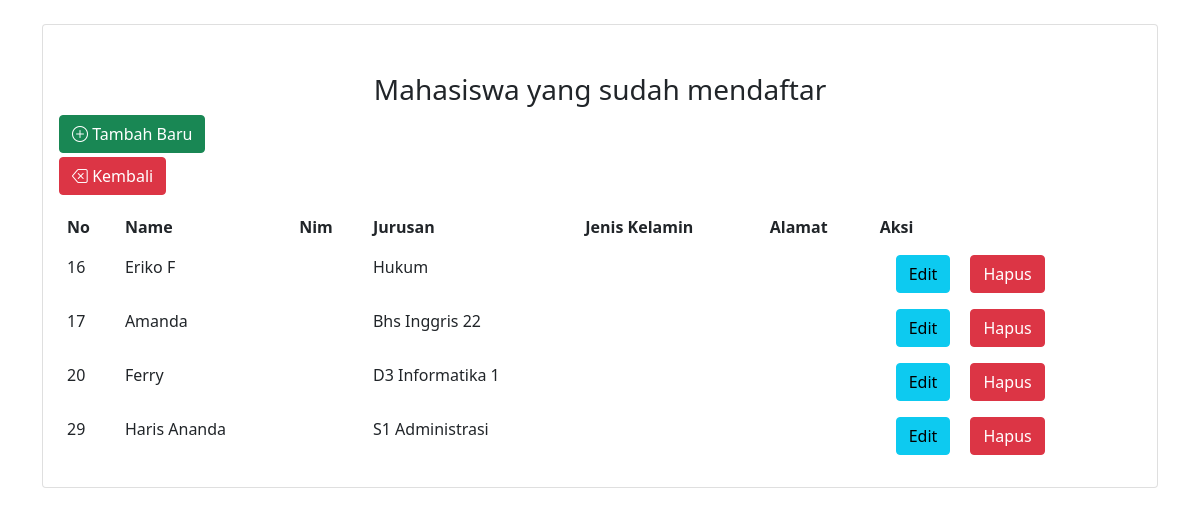
/list.php, run on an earlier commit of the app's database.
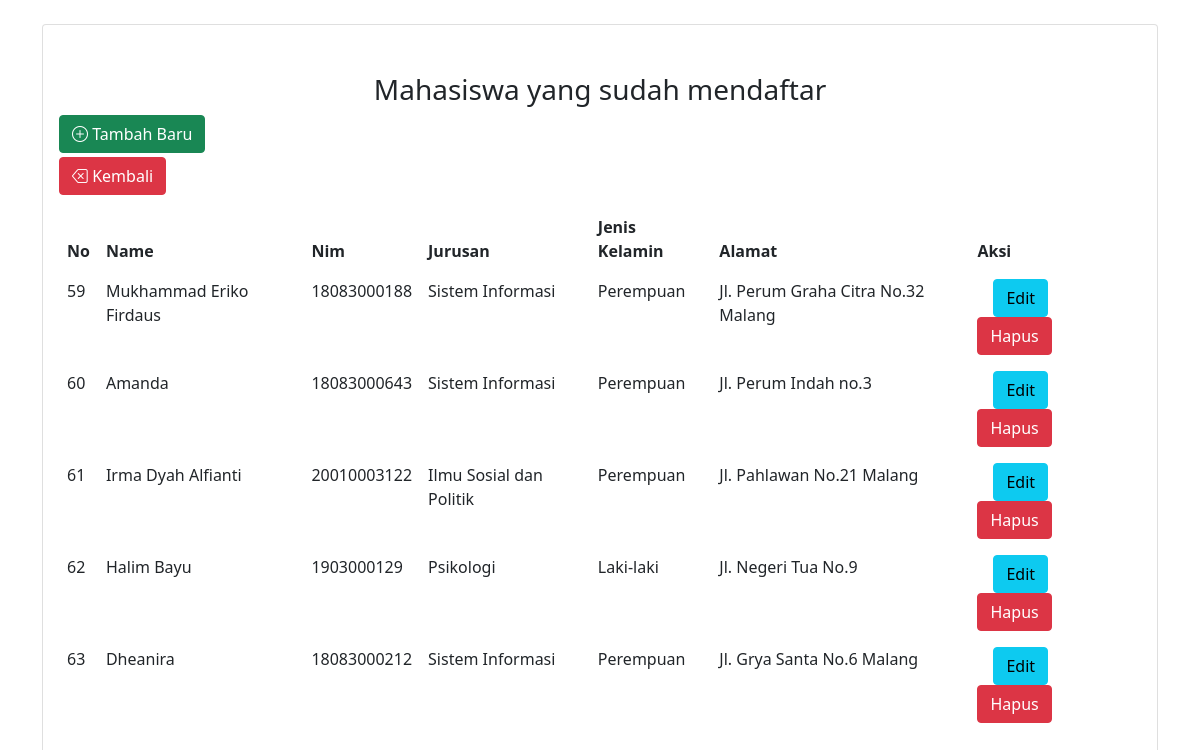
And on a later commit of the database.
### tables this page shows
CREATE TABLE `mahasiswa` (
  `id` int(10) NOT NULL,
  `Nama` varchar(50) NOT NULL,
  `nim` varchar(12) NOT NULL,
  `Jurusan` varchar(50) NOT NULL,
  `jk` varchar(10) NOT NULL,
  `alamat` text NOT NULL
);

### list.php (the view, shortened to what this page needs)
<?php include("koneksi.php"); ?>
<!DOCTYPE html>
<html lang="en">
<head>
    <link href="https://cdn.jsdelivr.net/npm/bootstrap@5.1.3/dist/css/bootstrap.min.css" rel="stylesheet"
>
    <link rel="stylesheet" href="https://cdn.jsdelivr.net/npm/bootstrap-icons@1.5.0/font/bootstrap-icons.css">
</head>
<body style="background-image:url(https://images.unsplash.com/photo-1435575653489-b0873ec954e2?ixid=MnwxMjA3fDB8MHxwaG90by1wYWdlfHx8fGVufDB8fHx8&ixlib=rb-1.2.1&auto=format&fit=crop&w=870&q=80);background-repeat:no-repeat;background-size:cover">
<div class="container my-4">
<div class="card">
    <div class="card-body">
    <br>
    <table class="my-2 table table-borderless">
    <header>
        <h3 class = "text-center my-2" >Mahasiswa yang sudah mendaftar</h3>
    </header>
        <a href="daftar.php" class="btn btn-success" ><span><i class="bi bi-plus-circle"></i></span> Tambah Baru</a>
    <br>
        <a href="Home.php" class="my-1 btn btn-danger"><span><i class="bi bi-backspace"></i></span> Kembali </a>
    <thead>
            <tr>
                <th>No</th>
                <th>Name</th>
                <th>Nim</th>
                <th>Jurusan</th>
                <th>Jenis Kelamin</th>
                <th>Alamat</th>
                <th>Aksi</th>
            </tr>
    </thead>
    <tbody>
            <?php
            $sql = "SELECT * FROM mahasiswa";
            $query = mysqli_query($conn, $sql);
            while($siswa = mysqli_fetch_array($query)){
                echo "<tr>";
                echo "<td>".$siswa["id"]."</td>";
                echo "<td>".$siswa["Nama"]."</td>";
                echo "<td>".$siswa["nim"]."</td>";
                echo "<td>".$siswa["Jurusan"]."</td>";
                echo "<td>".$siswa["jk"]."</td>";
                echo "<td>".$siswa["alamat"]."</td>";
                echo "<td>";
                echo "<a class='btn btn-info mx-3 'href='edit.php?id=".$siswa['id']."'>Edit</a> ";
                echo "<a class='btn btn-danger' href='hapus.php?id=".$siswa['id']."'>Hapus</a>";
                echo "</td>";
                echo "</tr>";
            }
            ?>
    </tbody>
    </table>
    </div>
</div>
    </div>
</body>
</html

What changed in the data, as far as the page shows it:
removed mahasiswa: id "16", Nama "Eriko F", Jurusan "Hukum"
removed mahasiswa: id "17", Nama "Amanda", Jurusan "Bhs Inggris 22"
removed mahasiswa: id "20", Nama "Ferry", Jurusan "D3 Informatika 1"
removed mahasiswa: id "29", Nama "Haris Ananda", Jurusan "S1 Administrasi"
added mahasiswa: id "59", Nama "Mukhammad Eriko Firdaus", nim "18083000188", Jurusan "Sistem Informasi", jk "Perempuan", alamat "Jl. Perum Graha Citra No.32 Malang"
added mahasiswa: id "60", Nama "Amanda", nim "18083000643", Jurusan "Sistem Informasi", jk "Perempuan", alamat "Jl. Perum Indah no.3"
added mahasiswa: id "61", Nama "Irma Dyah Alfianti", nim "20010003122", Jurusan "Ilmu Sosial dan Politik", jk "Perempuan", alamat "Jl. Pahlawan No.21 Malang"
added mahasiswa: id "62", Nama "Halim Bayu", nim "1903000129", Jurusan "Psikologi", jk "Laki-laki", alamat "Jl. Negeri Tua No.9"
added mahasiswa: id "63", Nama "Dheanira", nim "18083000212", Jurusan "Sistem Informasi", jk "Perempuan", alamat "Jl. Grya Santa No.6 Malang"
